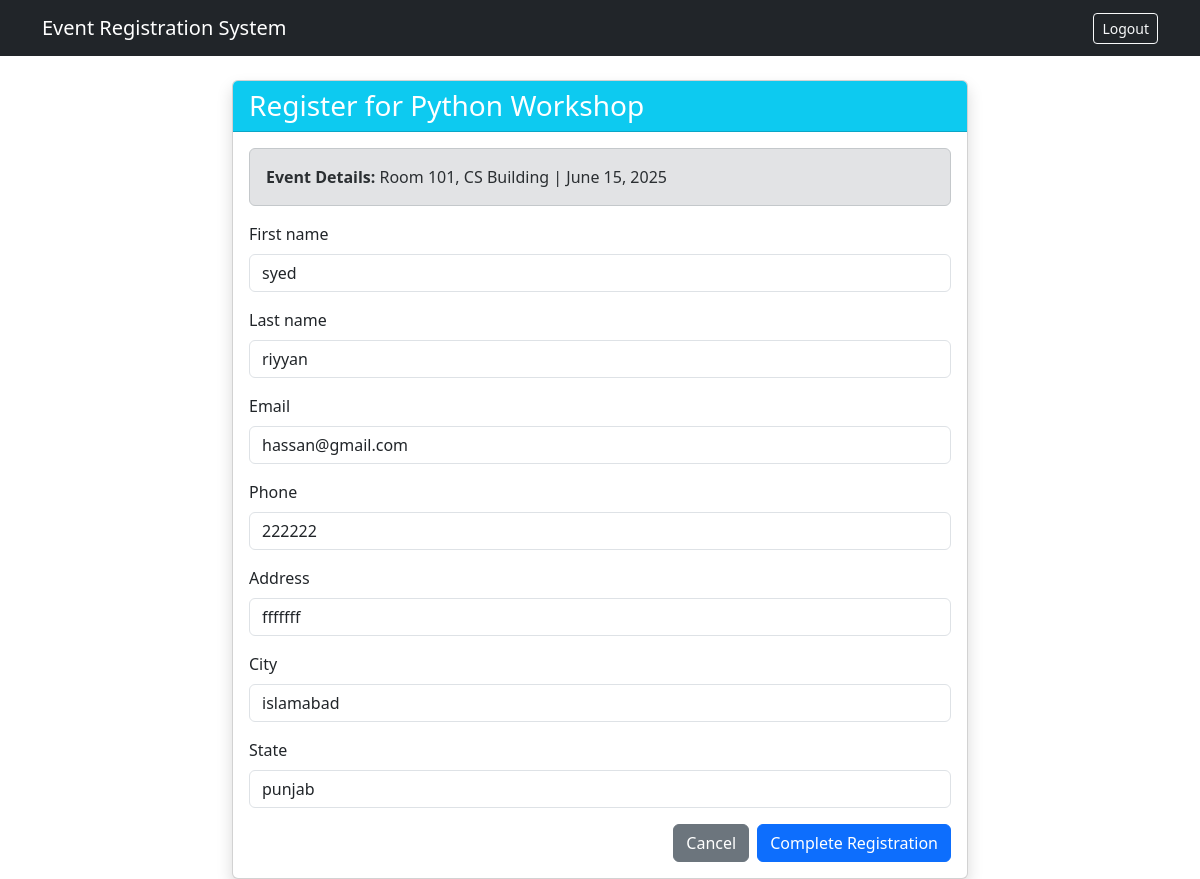
The page /users/3/event_registration/ (signed in) on the database its author committed.
### users/models.py (models this page shows, shortened)
class Events(models.Model):
    event_name = models.CharField(max_length=150)
    event_venue = models.CharField(max_length=150)
    event_date = models.DateTimeField()
    event_type = models.CharField(max_length=100)
    event_details = models.TextField()

class User_Registration(models.Model):
    first_name = models.CharField(max_length=30)
    last_name = models.CharField(max_length=30)
    email = models.EmailField(max_length=200)
    phone = models.IntegerField()
    address = models.CharField(max_length=200)
    city = models.CharField(max_length=100)
    state = models.CharField(max_length=100)
    user_id = models.ForeignKey(settings.AUTH_USER_MODEL, on_delete=models.CASCADE)

### users/views.py (the view)
# urls.py: path('<int:pk>/event_registration/', views.event_registration, name='event_registration'),
@login_required
def event_registration(request, pk):
    event = Events.objects.get(id = pk)
    existing_reg = User_Registration.objects.filter(user_id=request.user).first()
    form = user_reg(request.POST)
    if form.is_valid():
        registration = form.save(commit=False)
        registration.user_id = request.user
        registration.save()
        User_Events.objects.create(user_id = request.user, event_id = event)
        return redirect('users:profile')
    else:
        form = user_reg(instance=existing_reg) if existing_reg else user_reg()
    return render(request, 'events/event_registration.html', {'form':form, 'event':event})

### users/forms.py
class user_reg(forms.ModelForm):
    class Meta:
        model = User_Registration
        fields = ['first_name','last_name','email','phone','address','city','state']

### users/templates/events/event_registration.html (shortened to what this page needs)
{% extends 'base.html' %}
{% load django_bootstrap5 %}
{% block content %}
<div class="row justify-content-center">
    <div class="col-md-8">
        <div class="card shadow">
            <div class="card-header bg-info text-white">
                <h3 class="mb-0">Register for {{ event.event_name }}</h3>
            </div>
            <div class="card-body">
                <div class="alert alert-secondary">
                    <strong>Event Details:</strong> {{ event.event_venue }} | {{ event.event_date|date:"F j, Y" }}
                </div>
                <form method="post">
                    {% bootstrap_form form %}
                    <div class="d-grid gap-2 d-md-flex justify-content-md-end">
                        <a href="{% url 'users:event_list' %}" class="btn btn-secondary">Cancel</a>
                        <button type="submit" class="btn btn-primary">Complete Registration</button>
                    </div>
                </form>
            </div>
        </div>
    </div>
</div>
{% endblock %}

### rows shown on the page
Events: event_name "Python Workshop", event_venue "Room 101, CS Building", event_date "June 15, 2025"
User_Registration: first_name "syed", last_name "riyyan", email "hassan@gmail.com", phone "222222", address "fffffff", city "islamabad", state "punjab"
